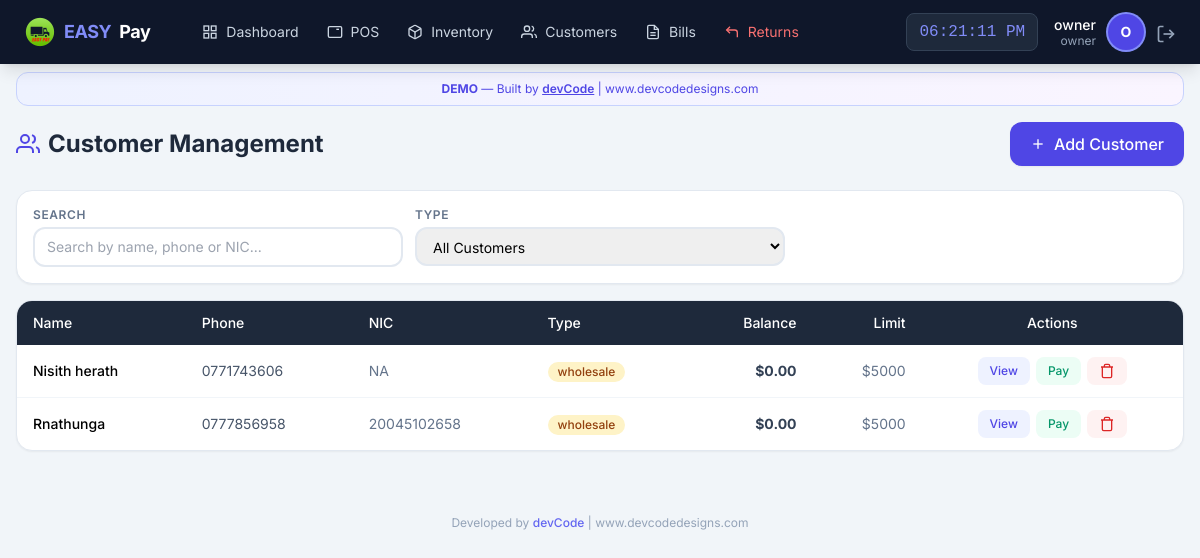
/customer/list (signed in), run on an earlier commit of the app's database.
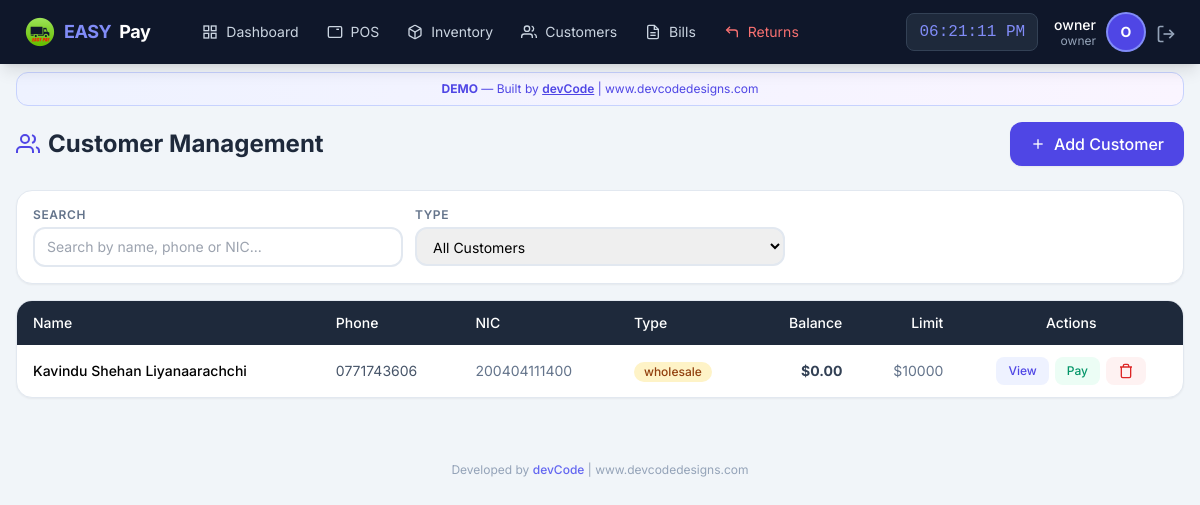
And on a later commit of the database.
### app/models/user.py (models this page shows, shortened)
class User(UserMixin, db.Model):
    __tablename__ = 'users'
    id = db.Column(db.Integer, primary_key=True)
    username = db.Column(db.String(50), unique=True, nullable=False)
    email = db.Column(db.String(120), unique=True, nullable=False)
    password_hash = db.Column(db.String(255), nullable=False)
    role = db.Column(db.String(20), default='staff')  # owner, manager, staff
    is_active = db.Column(db.Boolean, default=True)
    created_at = db.Column(db.DateTime, default=datetime.utcnow)
    last_login = db.Column(db.DateTime)
    orders = db.relationship('Order', backref='cashier_rel', lazy=True, foreign_keys='Order.user_id')

### app/models/customer.py (models this page shows, shortened)
class Customer(db.Model):
    __tablename__ = 'customers'
    id = db.Column(db.Integer, primary_key=True)
    name = db.Column(db.String(100), nullable=False)
    phone = db.Column(db.String(20), unique=True, nullable=False)
    email = db.Column(db.String(120))
    address = db.Column(db.Text)
    nic = db.Column(db.String(20), unique=True, nullable=False)  # National ID Card - mandatory & unique
    customer_type = db.Column(db.String(20), default='retail')
    balance = db.Column(db.Float, default=0.0)
    credit_limit = db.Column(db.Float, default=5000.0)
    total_purchases = db.Column(db.Float, default=0.0)
    total_paid = db.Column(db.Float, default=0.0)
    is_active = db.Column(db.Boolean, default=True)
    notes = db.Column(db.Text)
    created_at = db.Column(db.DateTime, default=datetime.now)
    updated_at = db.Column(db.DateTime, default=datetime.now, onupdate=datetime.now)
    orders = db.relationship('Order', backref='customer_rel', lazy=True)
    payments = db.relationship('Payment', backref='customer_rel', lazy=True)

### app/routes/customer.py (the view)
@customer_bp.route('/list')
@login_required
def list_customers():
    customers = Customer.query.filter_by(is_active=True).order_by(Customer.customer_type, Customer.name).all()
    return render_template('customer/list.html', customers=customers)

### app/models/user.py (called while the page is built)
@login_manager.user_loader
def load_user(user_id):
    return User.query.get(int(user_id))

### app/templates/customer/list.html (shortened to what this page needs)
{% extends "base.html" %}
{% block content %}
<div class="max-w-7xl mx-auto px-4 py-4">
    <div class="flex flex-col sm:flex-row justify-between items-start sm:items-center gap-3 mb-6">
        <h1 class="text-2xl font-bold text-slate-800 flex items-center gap-2">
            <svg class="icon-lg text-indigo-600" viewBox="0 0 24 24" fill="none" stroke="currentColor" stroke-width="2">
                <path d="M17 21v-2a4 4 0 0 0-4-4H5a4 4 0 0 0-4 4v2"></path>
                <circle cx="9" cy="7" r="4"></circle>
                <path d="M23 21v-2a4 4 0 0 0-3-3.87"></path>
                <path d="M16 3.13a4 4 0 0 1 0 7.75"></path>
            </svg>
            Customer Management
        </h1>
        <button onclick="showAddCustomer()" class="bg-indigo-600 text-white px-5 py-2.5 rounded-xl font-medium hover:bg-indigo-700 transition flex items-center gap-2 shadow-sm">
            <svg class="icon-sm" viewBox="0 0 24 24" fill="none" stroke="currentColor" stroke-width="2">
                <line x1="12" y1="5" x2="12" y2="19"></line>
                <line x1="5" y1="12" x2="19" y2="12"></line>
            </svg>
            Add Customer
        </button>
    </div>
    <div class="bg-white rounded-2xl shadow-sm border border-slate-200 p-4 mb-4">
        <div class="grid grid-cols-1 md:grid-cols-3 gap-3">
            <div>
                <label class="block text-xs font-semibold text-slate-500 uppercase tracking-wider mb-1">Search</label>
                <input type="text" id="custSearch" class="w-full border-2 border-slate-200 rounded-xl px-3 py-2 text-sm focus:border-indigo-400 focus:outline-none"
                       placeholder="Search by name, phone or NIC..." onkeyup="filterTable()">
            </div>
            <div>
                <label class="block text-xs font-semibold text-slate-500 uppercase tracking-wider mb-1">Type</label>
                <select id="typeFilter" class="w-full border-2 border-slate-200 rounded-xl px-3 py-2 text-sm focus:border-indigo-400 focus:outline-none" onchange="filterTable()">
                    <option value="all">All Customers</option>
                </select>
            </div>
        </div>
    </div>
    <div class="bg-white rounded-2xl shadow-sm border border-slate-200 overflow-hidden">
        <div class="overflow-x-auto">
            <table class="w-full text-sm" id="custTable">
                <thead>
                    <tr class="bg-slate-800 text-white">
                        <th class="px-4 py-3 text-left font-medium">Name</th>
                        <th class="px-4 py-3 text-left font-medium">Phone</th>
                        <th class="px-4 py-3 text-left font-medium hidden lg:table-cell">NIC</th>
                        <th class="px-4 py-3 text-left font-medium">Type</th>
                        <th class="px-4 py-3 text-right font-medium">Balance</th>
                        <th class="px-4 py-3 text-right font-medium hidden md:table-cell">Limit</th>
                        <th class="px-4 py-3 text-center font-medium">Actions</th>
                    </tr>
                </thead>
                <tbody class="divide-y divide-slate-100">
                    {% for customer in customers %}
                    <tr class="hover:bg-slate-50 transition" id="customer-row-{{ customer.id }}">
                        <td class="px-4 py-3 font-medium">{{ customer.name }}</td>
                        <td class="px-4 py-3 text-slate-600">{{ customer.phone }}</td>
                        <td class="px-4 py-3 text-slate-500 hidden lg:table-cell">{{ customer.nic or '-' }}</td>
                        <td class="px-4 py-3">
                            <span class="inline-flex items-center px-2.5 py-0.5 rounded-full text-xs font-medium
                                {{ 'bg-amber-100 text-amber-800' if customer.customer_type == 'wholesale' else 'bg-blue-100 text-blue-800' }}">
                                {{ customer.customer_type }}
                            </span>
                        </td>
                        <td class="px-4 py-3 text-right font-bold {{ 'text-red-600' if customer.balance > 0 else 'text-slate-700' }}">
                            ${{ "%.2f"|format(customer.balance) }}
                        </td>
                        <td class="px-4 py-3 text-right text-slate-500 hidden md:table-cell">${{ "%.0f"|format(customer.credit_limit) }}</td>
                        <td class="px-4 py-3">
                            <div class="flex items-center justify-center gap-1.5">
                                <button onclick="viewCustomer({{ customer.id }})"
                                        class="px-3 py-1.5 bg-indigo-50 text-indigo-600 text-xs font-medium rounded-lg hover:bg-indigo-100">
                                    View
                                </button>
                                <button onclick="showPayment({{ customer.id }}, '{{ customer.name }}', {{ customer.balance }})"
                                        class="px-3 py-1.5 bg-emerald-50 text-emerald-600 text-xs font-medium rounded-lg hover:bg-emerald-100">
                                    Pay
                                </button>
                                <button onclick="confirmDelete({{ customer.id }}, '{{ customer.name }}')"
                                        class="px-3 py-1.5 bg-red-50 text-red-600 text-xs font-medium rounded-lg hover:bg-red-100">
                                    <svg class="icon-sm" viewBox="0 0 24 24" fill="none" stroke="currentColor" stroke-width="2">
                                        <polyline points="3 6 5 6 21 6"></polyline>
                                        <path d="M19 6v14a2 2 0 0 1-2 2H7a2 2 0 0 1-2-2V6m3 0V4a2 2 0 0 1 2-2h4a2 2 0 0 1 2 2v2"></path>
                                    </svg>
                                </button>
                            </div>
                        </td>
                    </tr>
                    {% else %}
                    <tr>
                        <td colspan="7" class="px-4 py-8 text-center text-slate-400">No customers found</td>
                    </tr>
                    {% endfor %}
                </tbody>
            </table>
        </div>
    </div>
</div>
{% endblock %}

### app/templates/base.html (shortened to what this page needs)
<!DOCTYPE html>
<html lang="en">
<head>
    <script src="https://cdn.tailwindcss.com"></script>
</head>
<body class="bg-slate-100 min-h-screen">
    <nav class="bg-slate-900 text-white shadow-lg fixed top-0 left-0 right-0 z-50">
        <div class="flex justify-between items-center px-4 lg:px-6 h-16">
            <div class="flex items-center gap-6">
                <a href="{{ url_for('pos.dashboard') }}" class="flex items-center gap-2 text-lg font-bold tracking-tight">
                    <img src="{{ url_for('static', filename='img/easypay-logo.png') }}"
                        alt="EASY PAY"
                        class="w-8 h-8 object-contain">
                    <span class="text-indigo-400">EASY</span>Pay
                </a>
                {% if current_user.is_authenticated %}
                <div class="hidden lg:flex items-center gap-1 ml-4">
                    <a href="{{ url_for('pos.dashboard') }}" class="nav-link px-3 py-2 text-sm text-slate-300 hover:text-white flex items-center gap-2">
                        <svg class="icon-sm" viewBox="0 0 24 24" fill="none" stroke="currentColor" stroke-width="2">
                            <rect x="3" y="3" width="7" height="7"></rect><rect x="14" y="3" width="7" height="7"></rect>
                            <rect x="14" y="14" width="7" height="7"></rect><rect x="3" y="14" width="7" height="7"></rect>
                        </svg>
                        Dashboard
                    </a>
                    <a href="{{ url_for('pos.terminal') }}" class="nav-link px-3 py-2 text-sm text-slate-300 hover:text-white flex items-center gap-2">
                        <svg class="icon-sm" viewBox="0 0 24 24" fill="none" stroke="currentColor" stroke-width="2">
                            <rect x="2" y="4" width="20" height="16" rx="2"></rect>
                            <line x1="6" y1="8" x2="6" y2="8"></line><line x1="10" y1="8" x2="10" y2="8"></line>
                            <line x1="14" y1="8" x2="18" y2="8"></line>
                        </svg>
                        POS
                    </a>
                    <a href="{{ url_for('inventory.manage') }}" class="nav-link px-3 py-2 text-sm text-slate-300 hover:text-white flex items-center gap-2">
                        Inventory
                    </a>
                    <a href="{{ url_for('customer.list_customers') }}" class="nav-link px-3 py-2 text-sm text-slate-300 hover:text-white flex items-center gap-2">
                        <svg class="icon-sm" viewBox="0 0 24 24" fill="none" stroke="currentColor" stroke-width="2">
                            <path d="M17 21v-2a4 4 0 0 0-4-4H5a4 4 0 0 0-4 4v2"></path>
                            <circle cx="9" cy="7" r="4"></circle>
                            <path d="M23 21v-2a4 4 0 0 0-3-3.87"></path>
                            <path d="M16 3.13a4 4 0 0 1 0 7.75"></path>
                        </svg>
                        Customers
                    </a>
                    {% if current_user.role in ['owner','manager'] %}
                    <a href="{{ url_for('pos.bills') }}" class="nav-link px-3 py-2 text-sm text-slate-300 hover:text-white flex items-center gap-2">
                        <svg class="icon-sm" viewBox="0 0 24 24" fill="none" stroke="currentColor" stroke-width="2">
                            <path d="M14 2H6a2 2 0 0 0-2 2v16a2 2 0 0 0 2 2h12a2 2 0 0 0 2-2V8z"></path>
                            <polyline points="14 2 14 8 20 8"></polyline>
                            <line x1="16" y1="13" x2="8" y2="13"></line><line x1="16" y1="17" x2="8" y2="17"></line>
                        </svg>
                        Bills
                    </a>
                    <a href="{{ url_for('pos.returns') }}" class="nav-link px-3 py-2 text-sm text-red-400 hover:text-red-300 flex items-center gap-2">
                        <svg class="icon-sm" viewBox="0 0 24 24" fill="none" stroke="currentColor" stroke-width="2">
                            <polyline points="9 14 4 9 9 4"></polyline>
                            <path d="M20 20v-7a4 4 0 0 0-4-4H4"></path>
                        </svg>
                        Returns
                    </a>
                    {% endif %}
                </div>
                {% endif %}
            </div>
            {% if current_user.is_authenticated %}
            <div class="flex items-center gap-4">
                <span id="liveClock" class="hidden sm:block text-base font-mono bg-slate-800 px-3 py-1.5 rounded-lg text-indigo-400 border border-slate-700"></span>
                <div class="flex items-center gap-3">
                    <div class="hidden sm:block text-right">
                        <p class="text-sm font-medium leading-tight">{{ current_user.username }}</p>
                        <p class="text-xs text-slate-400 leading-tight">{{ current_user.role }}</p>
                    </div>
                    <div class="w-9 h-9 bg-indigo-600 rounded-full flex items-center justify-center text-sm font-bold ring-2 ring-indigo-400">
                        {{ current_user.username[0]|upper }}
                    </div>
                    <a href="{{ url_for('auth.logout') }}" class="text-slate-400 hover:text-red-400 transition" title="Logout">
                        <svg class="icon" viewBox="0 0 24 24" fill="none" stroke="currentColor" stroke-width="2">
                            <path d="M9 21H5a2 2 0 0 1-2-2V5a2 2 0 0 1 2-2h4"></path>
                            <polyline points="16 17 21 12 16 7"></polyline>
                            <line x1="21" y1="12" x2="9" y2="12"></line>
                        </svg>
                    </a>
                </div>
            </div>
            {% endif %}
        </div>
    </nav>
    <div class="pt-16 pb-20 lg:pb-4">
        <div class="max-w-7xl mx-auto px-4 mt-2">
            <div class="bg-gradient-to-r from-indigo-50 to-purple-50 border border-indigo-200 rounded-xl px-4 py-2 text-center text-xs text-indigo-600">
                <strong>DEMO</strong> — Built by <a href="https://www.devcodedesigns.com" target="_blank" class="underline font-semibold hover:text-indigo-800">devCode</a> | www.devcodedesigns.com
            </div>
        </div>
        {% block content %}{% endblock %}
        <footer class="max-w-7xl mx-auto px-4 py-4 text-center text-xs text-slate-400 mt-8">
            Developed by <a href="https://www.devcodedesigns.com" target="_blank" class="text-indigo-500 hover:text-indigo-700 font-medium">devCode</a> | www.devcodedesigns.com
        </footer>
    </div>
</body>
</html>

### app/templates/base.html (style rules this page uses)
body { font-family: 'Inter', system-ui, sans-serif; }
.nav-link { transition: all 0.2s; }
.icon { width: 20px; height: 20px; display: inline-block; vertical-align: middle; }
.icon-sm { width: 16px; height: 16px; }
.icon-lg { width: 24px; height: 24px; }

What changed in the data, as far as the page shows it:
removed Customer: name "Nisith herath", phone "0771743606", nic "NA", customer_type "wholesale", balance "0.00", credit_limit "5000"
removed Customer: name "Rnathunga", phone "0777856958", nic "20045102658", customer_type "wholesale", balance "0.00", credit_limit "5000"
added Customer: name "Kavindu Shehan Liyanaarachchi", phone "0771743606", nic "200404111400", customer_type "wholesale", balance "0.00", credit_limit "10000"
